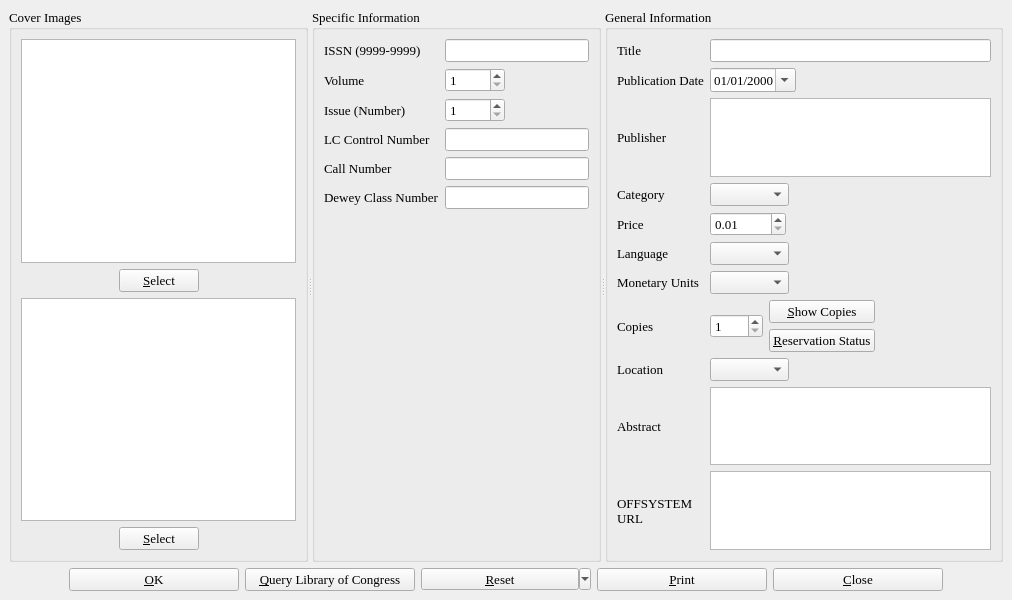
<ui version="4.0" >
 <class>magDialog</class>
 <widget class="QMainWindow" name="magDialog" >
  <property name="geometry" >
   <rect>
    <x>0</x>
    <y>0</y>
    <width>1012</width>
    <height>600</height>
   </rect>
  </property>
  <property name="minimumSize" >
   <size>
    <width>1000</width>
    <height>600</height>
   </size>
  </property>
  <property name="font" >
   <font>
    <family>Times</family>
    <pointsize>10</pointsize>
   </font>
  </property>
  <property name="windowTitle" >
   <string>BiblioteQ</string>
  </property>
  <widget class="QWidget" name="centralwidget" >
   <layout class="QVBoxLayout" >
    <item>
     <widget class="QSplitter" name="splitter" >
      <property name="orientation" >
       <enum>Qt::Horizontal</enum>
      </property>
      <widget class="QGroupBox" name="coverImages" >
       <property name="title" >
        <string>Cover Images</string>
       </property>
       <layout class="QVBoxLayout" >
        <item>
         <widget class="image_drop_site" name="front_image" >
          <property name="minimumSize" >
           <size>
            <width>150</width>
            <height>200</height>
           </size>
          </property>
          <property name="toolTip" >
           <string>Front Cover Image</string>
          </property>
          <property name="verticalScrollBarPolicy" >
           <enum>Qt::ScrollBarAsNeeded</enum>
          </property>
          <property name="horizontalScrollBarPolicy" >
           <enum>Qt::ScrollBarAsNeeded</enum>
          </property>
         </widget>
        </item>
        <item>
         <layout class="QHBoxLayout" >
          <item>
           <spacer>
            <property name="orientation" >
             <enum>Qt::Horizontal</enum>
            </property>
            <property name="sizeHint" >
             <size>
              <width>40</width>
              <height>20</height>
             </size>
            </property>
           </spacer>
          </item>
          <item>
           <widget class="QPushButton" name="frontButton" >
            <property name="text" >
             <string>&amp;Select</string>
            </property>
           </widget>
          </item>
          <item>
           <spacer>
            <property name="orientation" >
             <enum>Qt::Horizontal</enum>
            </property>
            <property name="sizeHint" >
             <size>
              <width>40</width>
              <height>20</height>
             </size>
            </property>
           </spacer>
          </item>
         </layout>
        </item>
        <item>
         <widget class="image_drop_site" name="back_image" >
          <property name="minimumSize" >
           <size>
            <width>150</width>
            <height>200</height>
           </size>
          </property>
          <property name="toolTip" >
           <string>Back Cover Image</string>
          </property>
          <property name="verticalScrollBarPolicy" >
           <enum>Qt::ScrollBarAsNeeded</enum>
          </property>
          <property name="horizontalScrollBarPolicy" >
           <enum>Qt::ScrollBarAsNeeded</enum>
          </property>
         </widget>
        </item>
        <item>
         <layout class="QHBoxLayout" >
          <item>
           <spacer>
            <property name="orientation" >
             <enum>Qt::Horizontal</enum>
            </property>
            <property name="sizeHint" >
             <size>
              <width>40</width>
              <height>20</height>
             </size>
            </property>
           </spacer>
          </item>
          <item>
           <widget class="QPushButton" name="backButton" >
            <property name="text" >
             <string>&amp;Select</string>
            </property>
           </widget>
          </item>
          <item>
           <spacer>
            <property name="orientation" >
             <enum>Qt::Horizontal</enum>
            </property>
            <property name="sizeHint" >
             <size>
              <width>40</width>
              <height>20</height>
             </size>
            </property>
           </spacer>
          </item>
         </layout>
        </item>
       </layout>
      </widget>
      <widget class="QGroupBox" name="groupBox" >
       <property name="font" >
        <font>
         <family>Times</family>
        </font>
       </property>
       <property name="title" >
        <string>Specific Information</string>
       </property>
       <layout class="QGridLayout" >
        <item row="2" column="0" >
         <widget class="QLabel" name="label_6" >
          <property name="font" >
           <font>
            <family>Times</family>
            <pointsize>10</pointsize>
            <weight>50</weight>
            <italic>false</italic>
            <bold>false</bold>
            <underline>false</underline>
            <strikeout>false</strikeout>
           </font>
          </property>
          <property name="text" >
           <string>Issue (Number)</string>
          </property>
         </widget>
        </item>
        <item row="3" column="0" >
         <widget class="QLabel" name="label_9" >
          <property name="font" >
           <font>
            <family>Times</family>
            <pointsize>10</pointsize>
           </font>
          </property>
          <property name="text" >
           <string>LC Control Number</string>
          </property>
         </widget>
        </item>
        <item row="0" column="0" >
         <widget class="QLabel" name="label" >
          <property name="font" >
           <font>
            <family>Times</family>
            <pointsize>10</pointsize>
            <weight>50</weight>
            <italic>false</italic>
            <bold>false</bold>
            <underline>false</underline>
            <strikeout>false</strikeout>
           </font>
          </property>
          <property name="text" >
           <string>ISSN (9999-9999)</string>
          </property>
         </widget>
        </item>
        <item row="3" column="1" >
         <widget class="QLineEdit" name="lcnum" >
          <property name="font" >
           <font>
            <family>Times</family>
           </font>
          </property>
          <property name="maxLength" >
           <number>64</number>
          </property>
         </widget>
        </item>
        <item row="0" column="1" >
         <widget class="QLineEdit" name="id" >
          <property name="font" >
           <font>
            <family>Times</family>
            <pointsize>10</pointsize>
            <weight>50</weight>
            <italic>false</italic>
            <bold>false</bold>
            <underline>false</underline>
            <strikeout>false</strikeout>
           </font>
          </property>
          <property name="maxLength" >
           <number>32</number>
          </property>
         </widget>
        </item>
        <item row="1" column="1" >
         <layout class="QHBoxLayout" >
          <item>
           <widget class="QSpinBox" name="volume" >
            <property name="font" >
             <font>
              <pointsize>10</pointsize>
             </font>
            </property>
            <property name="minimum" >
             <number>1</number>
            </property>
            <property name="maximum" >
             <number>10000</number>
            </property>
           </widget>
          </item>
          <item>
           <spacer>
            <property name="orientation" >
             <enum>Qt::Horizontal</enum>
            </property>
            <property name="sizeHint" >
             <size>
              <width>40</width>
              <height>20</height>
             </size>
            </property>
           </spacer>
          </item>
         </layout>
        </item>
        <item row="2" column="1" >
         <layout class="QHBoxLayout" >
          <item>
           <widget class="QSpinBox" name="issue" >
            <property name="font" >
             <font>
              <pointsize>10</pointsize>
             </font>
            </property>
            <property name="minimum" >
             <number>1</number>
            </property>
            <property name="maximum" >
             <number>10000</number>
            </property>
            <property name="value" >
             <number>1</number>
            </property>
           </widget>
          </item>
          <item>
           <spacer>
            <property name="orientation" >
             <enum>Qt::Horizontal</enum>
            </property>
            <property name="sizeHint" >
             <size>
              <width>40</width>
              <height>20</height>
             </size>
            </property>
           </spacer>
          </item>
         </layout>
        </item>
        <item row="4" column="1" >
         <widget class="QLineEdit" name="callnum" >
          <property name="font" >
           <font>
            <family>Times</family>
           </font>
          </property>
          <property name="maxLength" >
           <number>64</number>
          </property>
         </widget>
        </item>
        <item row="1" column="0" >
         <widget class="QLabel" name="label_5" >
          <property name="font" >
           <font>
            <family>Times</family>
            <pointsize>10</pointsize>
            <weight>50</weight>
            <italic>false</italic>
            <bold>false</bold>
            <underline>false</underline>
            <strikeout>false</strikeout>
           </font>
          </property>
          <property name="text" >
           <string>Volume</string>
          </property>
         </widget>
        </item>
        <item row="4" column="0" >
         <widget class="QLabel" name="label_11" >
          <property name="font" >
           <font>
            <family>Times</family>
            <pointsize>10</pointsize>
           </font>
          </property>
          <property name="text" >
           <string>Call Number</string>
          </property>
         </widget>
        </item>
        <item row="5" column="0" >
         <widget class="QLabel" name="label_18" >
          <property name="font" >
           <font>
            <family>Times</family>
            <pointsize>10</pointsize>
           </font>
          </property>
          <property name="text" >
           <string>Dewey Class Number</string>
          </property>
         </widget>
        </item>
        <item row="5" column="1" >
         <widget class="QLineEdit" name="deweynum" >
          <property name="font" >
           <font>
            <family>Times</family>
           </font>
          </property>
          <property name="maxLength" >
           <number>64</number>
          </property>
         </widget>
        </item>
        <item row="6" column="0" >
         <spacer>
          <property name="orientation" >
           <enum>Qt::Vertical</enum>
          </property>
          <property name="sizeHint" >
           <size>
            <width>20</width>
            <height>40</height>
           </size>
          </property>
         </spacer>
        </item>
       </layout>
      </widget>
      <widget class="QGroupBox" name="groupBox_2" >
       <property name="font" >
        <font>
         <family>Times</family>
        </font>
       </property>
       <property name="title" >
        <string>General Information</string>
       </property>
       <layout class="QGridLayout" >
        <item row="0" column="0" >
         <widget class="QLabel" name="label_2" >
          <property name="font" >
           <font>
            <family>Times</family>
            <pointsize>10</pointsize>
            <weight>50</weight>
            <italic>false</italic>
            <bold>false</bold>
            <underline>false</underline>
            <strikeout>false</strikeout>
           </font>
          </property>
          <property name="text" >
           <string>Title</string>
          </property>
         </widget>
        </item>
        <item row="0" column="1" >
         <widget class="QLineEdit" name="title" >
          <property name="font" >
           <font>
            <family>Times</family>
            <pointsize>10</pointsize>
            <weight>50</weight>
            <italic>false</italic>
            <bold>false</bold>
            <underline>false</underline>
            <strikeout>false</strikeout>
           </font>
          </property>
         </widget>
        </item>
        <item row="1" column="0" >
         <widget class="QLabel" name="label_13" >
          <property name="font" >
           <font>
            <family>Times</family>
            <pointsize>10</pointsize>
            <weight>50</weight>
            <italic>false</italic>
            <bold>false</bold>
            <underline>false</underline>
            <strikeout>false</strikeout>
           </font>
          </property>
          <property name="text" >
           <string>Publication Date</string>
          </property>
         </widget>
        </item>
        <item row="1" column="1" >
         <layout class="QHBoxLayout" >
          <item>
           <widget class="QDateEdit" name="publication_date" >
            <property name="font" >
             <font>
              <family>Times</family>
              <pointsize>10</pointsize>
             </font>
            </property>
            <property name="displayFormat" >
             <string>MM/dd/yyyy</string>
            </property>
            <property name="calendarPopup" >
             <bool>true</bool>
            </property>
           </widget>
          </item>
          <item>
           <spacer>
            <property name="orientation" >
             <enum>Qt::Horizontal</enum>
            </property>
            <property name="sizeHint" >
             <size>
              <width>40</width>
              <height>20</height>
             </size>
            </property>
           </spacer>
          </item>
         </layout>
        </item>
        <item row="2" column="0" >
         <widget class="QLabel" name="label_14" >
          <property name="font" >
           <font>
            <family>Times</family>
            <pointsize>10</pointsize>
            <weight>50</weight>
            <italic>false</italic>
            <bold>false</bold>
            <underline>false</underline>
            <strikeout>false</strikeout>
           </font>
          </property>
          <property name="text" >
           <string>Publisher</string>
          </property>
         </widget>
        </item>
        <item row="3" column="0" >
         <widget class="QLabel" name="label_15" >
          <property name="font" >
           <font>
            <family>Times</family>
            <pointsize>10</pointsize>
            <weight>50</weight>
            <italic>false</italic>
            <bold>false</bold>
            <underline>false</underline>
            <strikeout>false</strikeout>
           </font>
          </property>
          <property name="text" >
           <string>Category</string>
          </property>
         </widget>
        </item>
        <item row="3" column="1" >
         <layout class="QHBoxLayout" >
          <item>
           <widget class="QComboBox" name="category" >
            <property name="font" >
             <font>
              <family>Times</family>
              <pointsize>10</pointsize>
              <weight>50</weight>
              <italic>false</italic>
              <bold>false</bold>
              <underline>false</underline>
              <strikeout>false</strikeout>
             </font>
            </property>
           </widget>
          </item>
          <item>
           <spacer>
            <property name="orientation" >
             <enum>Qt::Horizontal</enum>
            </property>
            <property name="sizeHint" >
             <size>
              <width>40</width>
              <height>20</height>
             </size>
            </property>
           </spacer>
          </item>
         </layout>
        </item>
        <item row="4" column="0" >
         <widget class="QLabel" name="label_16" >
          <property name="font" >
           <font>
            <family>Times</family>
            <pointsize>10</pointsize>
            <weight>50</weight>
            <italic>false</italic>
            <bold>false</bold>
            <underline>false</underline>
            <strikeout>false</strikeout>
           </font>
          </property>
          <property name="text" >
           <string>Price</string>
          </property>
         </widget>
        </item>
        <item row="4" column="1" >
         <layout class="QHBoxLayout" >
          <item>
           <widget class="QDoubleSpinBox" name="price" >
            <property name="font" >
             <font>
              <family>Times</family>
              <pointsize>10</pointsize>
              <weight>50</weight>
              <italic>false</italic>
              <bold>false</bold>
              <underline>false</underline>
              <strikeout>false</strikeout>
             </font>
            </property>
            <property name="minimum" >
             <double>0.010000000000000</double>
            </property>
            <property name="maximum" >
             <double>10000.000000000000000</double>
            </property>
            <property name="singleStep" >
             <double>0.010000000000000</double>
            </property>
            <property name="value" >
             <double>0.010000000000000</double>
            </property>
           </widget>
          </item>
          <item>
           <spacer>
            <property name="orientation" >
             <enum>Qt::Horizontal</enum>
            </property>
            <property name="sizeHint" >
             <size>
              <width>40</width>
              <height>20</height>
             </size>
            </property>
           </spacer>
          </item>
         </layout>
        </item>
        <item row="5" column="0" >
         <widget class="QLabel" name="label_3" >
          <property name="font" >
           <font>
            <family>Times</family>
            <pointsize>10</pointsize>
            <weight>50</weight>
            <italic>false</italic>
            <bold>false</bold>
            <underline>false</underline>
            <strikeout>false</strikeout>
           </font>
          </property>
          <property name="text" >
           <string>Language</string>
          </property>
         </widget>
        </item>
        <item row="5" column="1" >
         <layout class="QHBoxLayout" >
          <item>
           <widget class="QComboBox" name="language" >
            <property name="font" >
             <font>
              <family>Times</family>
              <pointsize>10</pointsize>
              <weight>50</weight>
              <italic>false</italic>
              <bold>false</bold>
              <underline>false</underline>
              <strikeout>false</strikeout>
             </font>
            </property>
           </widget>
          </item>
          <item>
           <spacer>
            <property name="orientation" >
             <enum>Qt::Horizontal</enum>
            </property>
            <property name="sizeHint" >
             <size>
              <width>40</width>
              <height>20</height>
             </size>
            </property>
           </spacer>
          </item>
         </layout>
        </item>
        <item row="6" column="0" >
         <widget class="QLabel" name="label_4" >
          <property name="font" >
           <font>
            <family>Times</family>
            <pointsize>10</pointsize>
            <weight>50</weight>
            <italic>false</italic>
            <bold>false</bold>
            <underline>false</underline>
            <strikeout>false</strikeout>
           </font>
          </property>
          <property name="text" >
           <string>Monetary Units</string>
          </property>
         </widget>
        </item>
        <item row="6" column="1" >
         <layout class="QHBoxLayout" >
          <item>
           <widget class="QComboBox" name="monetary_units" >
            <property name="font" >
             <font>
              <family>Times</family>
              <pointsize>10</pointsize>
              <weight>50</weight>
              <italic>false</italic>
              <bold>false</bold>
              <underline>false</underline>
              <strikeout>false</strikeout>
             </font>
            </property>
           </widget>
          </item>
          <item>
           <spacer>
            <property name="orientation" >
             <enum>Qt::Horizontal</enum>
            </property>
            <property name="sizeHint" >
             <size>
              <width>40</width>
              <height>20</height>
             </size>
            </property>
           </spacer>
          </item>
         </layout>
        </item>
        <item row="7" column="0" >
         <widget class="QLabel" name="label_8" >
          <property name="font" >
           <font>
            <family>Times</family>
            <pointsize>10</pointsize>
            <weight>50</weight>
            <italic>false</italic>
            <bold>false</bold>
            <underline>false</underline>
            <strikeout>false</strikeout>
           </font>
          </property>
          <property name="text" >
           <string>Copies</string>
          </property>
         </widget>
        </item>
        <item row="7" column="1" >
         <layout class="QHBoxLayout" >
          <item>
           <widget class="QSpinBox" name="quantity" >
            <property name="font" >
             <font>
              <family>Times</family>
              <pointsize>10</pointsize>
              <weight>50</weight>
              <italic>false</italic>
              <bold>false</bold>
              <underline>false</underline>
              <strikeout>false</strikeout>
             </font>
            </property>
            <property name="minimum" >
             <number>1</number>
            </property>
            <property name="maximum" >
             <number>5000</number>
            </property>
            <property name="value" >
             <number>1</number>
            </property>
           </widget>
          </item>
          <item>
           <layout class="QGridLayout" >
            <item row="0" column="0" >
             <widget class="QPushButton" name="copiesButton" >
              <property name="font" >
               <font>
                <family>Times</family>
                <pointsize>10</pointsize>
               </font>
              </property>
              <property name="text" >
               <string>&amp;Show Copies</string>
              </property>
              <property name="icon" >
               <iconset>icons.d/16x16/editcopy.png</iconset>
              </property>
             </widget>
            </item>
            <item row="1" column="0" >
             <widget class="QPushButton" name="showUserButton" >
              <property name="font" >
               <font>
                <family>Times</family>
                <pointsize>10</pointsize>
               </font>
              </property>
              <property name="text" >
               <string>&amp;Reservation Status</string>
              </property>
              <property name="icon" >
               <iconset>icons.d/16x16/members.png</iconset>
              </property>
             </widget>
            </item>
           </layout>
          </item>
          <item>
           <spacer>
            <property name="orientation" >
             <enum>Qt::Horizontal</enum>
            </property>
            <property name="sizeHint" >
             <size>
              <width>40</width>
              <height>20</height>
             </size>
            </property>
           </spacer>
          </item>
         </layout>
        </item>
        <item row="8" column="0" >
         <widget class="QLabel" name="label_10" >
          <property name="font" >
           <font>
            <family>Times</family>
            <pointsize>10</pointsize>
           </font>
          </property>
          <property name="text" >
           <string>Location</string>
          </property>
         </widget>
        </item>
        <item row="8" column="1" >
         <layout class="QHBoxLayout" >
          <item>
           <widget class="QComboBox" name="location" >
            <property name="font" >
             <font>
              <family>Times</family>
              <pointsize>10</pointsize>
             </font>
            </property>
           </widget>
          </item>
          <item>
           <spacer>
            <property name="orientation" >
             <enum>Qt::Horizontal</enum>
            </property>
            <property name="sizeHint" >
             <size>
              <width>40</width>
              <height>20</height>
             </size>
            </property>
           </spacer>
          </item>
         </layout>
        </item>
        <item row="9" column="0" >
         <widget class="QLabel" name="label_7" >
          <property name="font" >
           <font>
            <family>Times</family>
            <pointsize>10</pointsize>
            <weight>50</weight>
            <italic>false</italic>
            <bold>false</bold>
            <underline>false</underline>
            <strikeout>false</strikeout>
           </font>
          </property>
          <property name="text" >
           <string>Abstract</string>
          </property>
         </widget>
        </item>
        <item row="9" column="1" >
         <widget class="QTextEdit" name="description" >
          <property name="font" >
           <font>
            <family>Times</family>
            <pointsize>10</pointsize>
            <weight>50</weight>
            <italic>false</italic>
            <bold>false</bold>
            <underline>false</underline>
            <strikeout>false</strikeout>
           </font>
          </property>
          <property name="acceptRichText" >
           <bool>false</bool>
          </property>
         </widget>
        </item>
        <item row="2" column="1" >
         <widget class="hyperlinked_text_edit" name="publisher" >
          <property name="verticalScrollBarPolicy" >
           <enum>Qt::ScrollBarAlwaysOff</enum>
          </property>
          <property name="horizontalScrollBarPolicy" >
           <enum>Qt::ScrollBarAlwaysOff</enum>
          </property>
          <property name="readOnly" >
           <bool>false</bool>
          </property>
          <property name="textInteractionFlags" >
           <set>Qt::LinksAccessibleByKeyboard|Qt::LinksAccessibleByMouse|Qt::NoTextInteraction|Qt::TextBrowserInteraction|Qt::TextEditable|Qt::TextEditorInteraction|Qt::TextSelectableByKeyboard|Qt::TextSelectableByMouse</set>
          </property>
          <property name="openLinks" >
           <bool>false</bool>
          </property>
         </widget>
        </item>
        <item row="10" column="1" >
         <widget class="QTextBrowser" name="url" >
          <property name="autoFormatting" >
           <set>QTextEdit::AutoAll</set>
          </property>
          <property name="readOnly" >
           <bool>false</bool>
          </property>
          <property name="textInteractionFlags" >
           <set>Qt::LinksAccessibleByKeyboard|Qt::LinksAccessibleByMouse|Qt::NoTextInteraction|Qt::TextBrowserInteraction|Qt::TextEditable|Qt::TextEditorInteraction|Qt::TextSelectableByKeyboard|Qt::TextSelectableByMouse</set>
          </property>
          <property name="openExternalLinks" >
           <bool>true</bool>
          </property>
         </widget>
        </item>
        <item row="10" column="0" >
         <widget class="QLabel" name="label_12" >
          <property name="text" >
           <string>OFFSYSTEM
URL</string>
          </property>
         </widget>
        </item>
       </layout>
      </widget>
     </widget>
    </item>
    <item>
     <layout class="QHBoxLayout" >
      <item>
       <spacer>
        <property name="orientation" >
         <enum>Qt::Horizontal</enum>
        </property>
        <property name="sizeHint" >
         <size>
          <width>40</width>
          <height>20</height>
         </size>
        </property>
       </spacer>
      </item>
      <item>
       <widget class="QPushButton" name="okButton" >
        <property name="sizePolicy" >
         <sizepolicy vsizetype="Fixed" hsizetype="Fixed" >
          <horstretch>0</horstretch>
          <verstretch>0</verstretch>
         </sizepolicy>
        </property>
        <property name="minimumSize" >
         <size>
          <width>170</width>
          <height>0</height>
         </size>
        </property>
        <property name="font" >
         <font>
          <family>Times</family>
          <pointsize>10</pointsize>
          <weight>50</weight>
          <italic>false</italic>
          <bold>false</bold>
          <underline>false</underline>
          <strikeout>false</strikeout>
         </font>
        </property>
        <property name="text" >
         <string>&amp;OK</string>
        </property>
        <property name="icon" >
         <iconset>icons.d/16x16/ok.png</iconset>
        </property>
       </widget>
      </item>
      <item>
       <widget class="QPushButton" name="queryButton" >
        <property name="minimumSize" >
         <size>
          <width>170</width>
          <height>0</height>
         </size>
        </property>
        <property name="font" >
         <font>
          <family>Times</family>
          <pointsize>10</pointsize>
          <weight>50</weight>
          <italic>false</italic>
          <bold>false</bold>
          <underline>false</underline>
          <strikeout>false</strikeout>
         </font>
        </property>
        <property name="text" >
         <string>&amp;Query Library of Congress</string>
        </property>
        <property name="icon" >
         <iconset>icons.d/16x16/down.png</iconset>
        </property>
       </widget>
      </item>
      <item>
       <widget class="QToolButton" name="resetButton" >
        <property name="minimumSize" >
         <size>
          <width>170</width>
          <height>0</height>
         </size>
        </property>
        <property name="font" >
         <font>
          <family>Times</family>
          <pointsize>10</pointsize>
         </font>
        </property>
        <property name="text" >
         <string>&amp;Reset</string>
        </property>
        <property name="popupMode" >
         <enum>QToolButton::MenuButtonPopup</enum>
        </property>
        <property name="arrowType" >
         <enum>Qt::NoArrow</enum>
        </property>
       </widget>
      </item>
      <item>
       <widget class="QPushButton" name="printButton" >
        <property name="minimumSize" >
         <size>
          <width>170</width>
          <height>0</height>
         </size>
        </property>
        <property name="font" >
         <font>
          <family>Times</family>
          <pointsize>10</pointsize>
         </font>
        </property>
        <property name="text" >
         <string>&amp;Print</string>
        </property>
        <property name="icon" >
         <iconset>icons.d/16x16/fileprint.png</iconset>
        </property>
       </widget>
      </item>
      <item>
       <widget class="QPushButton" name="cancelButton" >
        <property name="minimumSize" >
         <size>
          <width>170</width>
          <height>0</height>
         </size>
        </property>
        <property name="font" >
         <font>
          <family>Times</family>
          <pointsize>10</pointsize>
          <weight>50</weight>
          <italic>false</italic>
          <bold>false</bold>
          <underline>false</underline>
          <strikeout>false</strikeout>
         </font>
        </property>
        <property name="text" >
         <string>&amp;Close</string>
        </property>
        <property name="icon" >
         <iconset>icons.d/16x16/cancel.png</iconset>
        </property>
       </widget>
      </item>
      <item>
       <spacer>
        <property name="orientation" >
         <enum>Qt::Horizontal</enum>
        </property>
        <property name="sizeHint" >
         <size>
          <width>40</width>
          <height>20</height>
         </size>
        </property>
       </spacer>
      </item>
     </layout>
    </item>
   </layout>
  </widget>
 </widget>
 <customwidgets>
  <customwidget>
   <class>image_drop_site</class>
   <extends>QGraphicsView</extends>
   <header>image_drop_site.h</header>
  </customwidget>
  <customwidget>
   <class>hyperlinked_text_edit</class>
   <extends>QTextBrowser</extends>
   <header>hyperlinked_text_edit.h</header>
  </customwidget>
 </customwidgets>
 <tabstops>
  <tabstop>front_image</tabstop>
  <tabstop>frontButton</tabstop>
  <tabstop>back_image</tabstop>
  <tabstop>backButton</tabstop>
  <tabstop>id</tabstop>
  <tabstop>volume</tabstop>
  <tabstop>issue</tabstop>
  <tabstop>lcnum</tabstop>
  <tabstop>callnum</tabstop>
  <tabstop>deweynum</tabstop>
  <tabstop>title</tabstop>
  <tabstop>publication_date</tabstop>
  <tabstop>publisher</tabstop>
  <tabstop>category</tabstop>
  <tabstop>price</tabstop>
  <tabstop>language</tabstop>
  <tabstop>monetary_units</tabstop>
  <tabstop>quantity</tabstop>
  <tabstop>copiesButton</tabstop>
  <tabstop>showUserButton</tabstop>
  <tabstop>location</tabstop>
  <tabstop>description</tabstop>
  <tabstop>url</tabstop>
  <tabstop>okButton</tabstop>
  <tabstop>queryButton</tabstop>
  <tabstop>resetButton</tabstop>
  <tabstop>printButton</tabstop>
  <tabstop>cancelButton</tabstop>
 </tabstops>
 <resources/>
 <connections/>
</ui>
